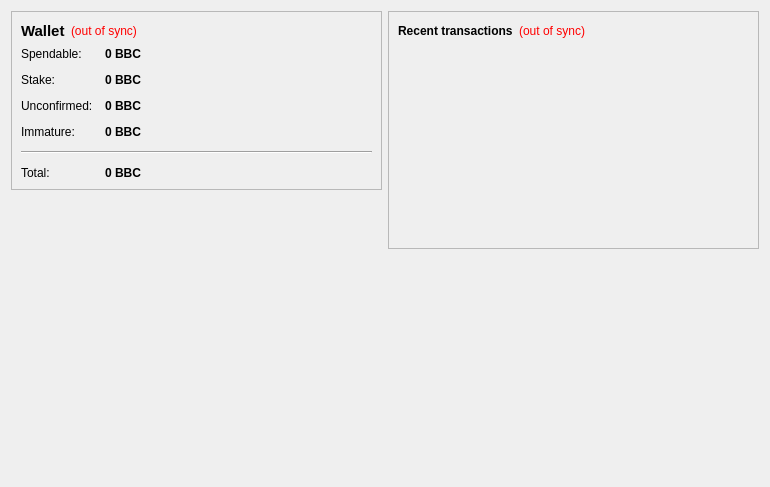
<?xml version="1.0" encoding="UTF-8"?>
<ui version="4.0">
 <class>OverviewPage</class>
 <widget class="QWidget" name="OverviewPage">
  <property name="geometry">
   <rect>
    <x>0</x>
    <y>0</y>
    <width>770</width>
    <height>487</height>
   </rect>
  </property>
  <property name="windowTitle">
   <string>Form</string>
  </property>
  <layout class="QHBoxLayout" name="horizontalLayout" stretch="1,1">
   <item>
    <layout class="QVBoxLayout" name="verticalLayout_2">
     <item>
      <widget class="QFrame" name="frame">
       <property name="frameShape">
        <enum>QFrame::StyledPanel</enum>
       </property>
       <property name="frameShadow">
        <enum>QFrame::Raised</enum>
       </property>
       <layout class="QVBoxLayout" name="verticalLayout_4">
        <item>
         <layout class="QHBoxLayout" name="horizontalLayout_4">
          <item>
           <widget class="QLabel" name="label_5">
            <property name="font">
             <font>
              <pointsize>11</pointsize>
              <weight>75</weight>
              <bold>true</bold>
             </font>
            </property>
            <property name="text">
             <string>Wallet</string>
            </property>
           </widget>
          </item>
          <item>
           <widget class="QLabel" name="labelWalletStatus">
            <property name="toolTip">
             <string>The displayed information may be out of date. Your wallet automatically synchronizes with the bbccoin network after a connection is established, but this process has not completed yet.</string>
            </property>
            <property name="styleSheet">
             <string notr="true">QLabel { color: red; }</string>
            </property>
            <property name="text">
             <string notr="true">(out of sync)</string>
            </property>
            <property name="alignment">
             <set>Qt::AlignLeading|Qt::AlignLeft|Qt::AlignVCenter</set>
            </property>
           </widget>
          </item>
          <item>
           <spacer name="horizontalSpacer_2">
            <property name="orientation">
             <enum>Qt::Horizontal</enum>
            </property>
            <property name="sizeHint" stdset="0">
             <size>
              <width>40</width>
              <height>20</height>
             </size>
            </property>
           </spacer>
          </item>
         </layout>
        </item>
        <item>
         <layout class="QFormLayout" name="formLayout_2">
          <property name="fieldGrowthPolicy">
           <enum>QFormLayout::AllNonFixedFieldsGrow</enum>
          </property>
          <property name="horizontalSpacing">
           <number>12</number>
          </property>
          <property name="verticalSpacing">
           <number>12</number>
          </property>
          <item row="0" column="0">
           <widget class="QLabel" name="label">
            <property name="text">
             <string>Spendable:</string>
            </property>
           </widget>
          </item>
          <item row="0" column="1">
           <widget class="QLabel" name="labelBalance">
            <property name="font">
             <font>
              <weight>75</weight>
              <bold>true</bold>
             </font>
            </property>
            <property name="cursor">
             <cursorShape>IBeamCursor</cursorShape>
            </property>
            <property name="toolTip">
             <string>Your current spendable balance</string>
            </property>
            <property name="text">
             <string notr="true">0 BBC</string>
            </property>
            <property name="textInteractionFlags">
             <set>Qt::LinksAccessibleByMouse|Qt::TextSelectableByKeyboard|Qt::TextSelectableByMouse</set>
            </property>
           </widget>
          </item>
          <item row="1" column="0">
           <widget class="QLabel" name="label_6">
            <property name="text">
             <string>Stake:</string>
            </property>
           </widget>
          </item>
          <item row="1" column="1">
           <widget class="QLabel" name="labelStake">
            <property name="font">
             <font>
              <weight>75</weight>
              <bold>true</bold>
             </font>
            </property>
            <property name="cursor">
             <cursorShape>IBeamCursor</cursorShape>
            </property>
            <property name="toolTip">
             <string>Total of coins that was staked, and do not yet count toward the current balance</string>
            </property>
            <property name="text">
             <string notr="true">0 BBC</string>
            </property>
            <property name="textInteractionFlags">
             <set>Qt::LinksAccessibleByMouse|Qt::TextSelectableByKeyboard|Qt::TextSelectableByMouse</set>
            </property>
           </widget>
          </item>
          <item row="2" column="0">
           <widget class="QLabel" name="label_3">
            <property name="text">
             <string>Unconfirmed:</string>
            </property>
           </widget>
          </item>
          <item row="2" column="1">
           <widget class="QLabel" name="labelUnconfirmed">
            <property name="font">
             <font>
              <weight>75</weight>
              <bold>true</bold>
             </font>
            </property>
            <property name="cursor">
             <cursorShape>IBeamCursor</cursorShape>
            </property>
            <property name="toolTip">
             <string>Total of transactions that have yet to be confirmed, and do not yet count toward the current balance</string>
            </property>
            <property name="text">
             <string notr="true">0 BBC</string>
            </property>
            <property name="textInteractionFlags">
             <set>Qt::LinksAccessibleByMouse|Qt::TextSelectableByKeyboard|Qt::TextSelectableByMouse</set>
            </property>
           </widget>
          </item>
          <item row="3" column="0">
           <widget class="QLabel" name="labelImmatureText">
            <property name="text">
             <string>Immature:</string>
            </property>
           </widget>
          </item>
          <item row="3" column="1">
           <widget class="QLabel" name="labelImmature">
            <property name="font">
             <font>
              <weight>75</weight>
              <bold>true</bold>
             </font>
            </property>
            <property name="toolTip">
             <string>Mined balance that has not yet matured</string>
            </property>
            <property name="text">
             <string notr="true">0 BBC</string>
            </property>
            <property name="textInteractionFlags">
             <set>Qt::LinksAccessibleByMouse|Qt::TextSelectableByKeyboard|Qt::TextSelectableByMouse</set>
            </property>
           </widget>
          </item>
          <item row="4" column="0" colspan="2">
           <widget class="Line" name="line">
            <property name="orientation">
             <enum>Qt::Horizontal</enum>
            </property>
           </widget>
          </item>
          <item row="5" column="0">
           <widget class="QLabel" name="labelTotalText">
            <property name="text">
             <string>Total:</string>
            </property>
           </widget>
          </item>
          <item row="5" column="1">
           <widget class="QLabel" name="labelTotal">
            <property name="font">
             <font>
              <weight>75</weight>
              <bold>true</bold>
             </font>
            </property>
            <property name="cursor">
             <cursorShape>IBeamCursor</cursorShape>
            </property>
            <property name="toolTip">
             <string>Your current total balance</string>
            </property>
            <property name="text">
             <string notr="true">0 BBC</string>
            </property>
            <property name="textInteractionFlags">
             <set>Qt::LinksAccessibleByMouse|Qt::TextSelectableByKeyboard|Qt::TextSelectableByMouse</set>
            </property>
           </widget>
          </item>
         </layout>
        </item>
       </layout>
      </widget>
     </item>
     <item>
      <spacer name="verticalSpacer">
       <property name="orientation">
        <enum>Qt::Vertical</enum>
       </property>
       <property name="sizeHint" stdset="0">
        <size>
         <width>20</width>
         <height>40</height>
        </size>
       </property>
      </spacer>
     </item>
     <item>
      <widget class="QLabel" name="label_2">
       <property name="autoFillBackground">
        <bool>true</bool>
       </property>
       <property name="text">
        <string/>
       </property>
       <property name="pixmap">
        <pixmap resource="../bitcoin.qrc">:/icons/drmbg</pixmap>
       </property>
       <property name="scaledContents">
        <bool>false</bool>
       </property>
       <property name="margin">
        <number>0</number>
       </property>
      </widget>
     </item>
    </layout>
   </item>
   <item>
    <layout class="QVBoxLayout" name="verticalLayout_3">
     <item>
      <widget class="QFrame" name="frame_2">
       <property name="frameShape">
        <enum>QFrame::StyledPanel</enum>
       </property>
       <property name="frameShadow">
        <enum>QFrame::Raised</enum>
       </property>
       <layout class="QVBoxLayout" name="verticalLayout">
        <item>
         <layout class="QHBoxLayout" name="horizontalLayout_2">
          <item>
           <widget class="QLabel" name="label_4">
            <property name="text">
             <string>&lt;b&gt;Recent transactions&lt;/b&gt;</string>
            </property>
           </widget>
          </item>
          <item>
           <widget class="QLabel" name="labelTransactionsStatus">
            <property name="toolTip">
             <string>The displayed information may be out of date. Your wallet automatically synchronizes with the bbccoin network after a connection is established, but this process has not completed yet.</string>
            </property>
            <property name="styleSheet">
             <string notr="true">QLabel { color: red; }</string>
            </property>
            <property name="text">
             <string notr="true">(out of sync)</string>
            </property>
            <property name="alignment">
             <set>Qt::AlignRight|Qt::AlignTrailing|Qt::AlignVCenter</set>
            </property>
           </widget>
          </item>
          <item>
           <spacer name="horizontalSpacer">
            <property name="orientation">
             <enum>Qt::Horizontal</enum>
            </property>
            <property name="sizeHint" stdset="0">
             <size>
              <width>40</width>
              <height>20</height>
             </size>
            </property>
           </spacer>
          </item>
         </layout>
        </item>
        <item>
         <widget class="QListView" name="listTransactions">
          <property name="styleSheet">
           <string notr="true">QListView { background: transparent; }</string>
          </property>
          <property name="frameShape">
           <enum>QFrame::NoFrame</enum>
          </property>
          <property name="verticalScrollBarPolicy">
           <enum>Qt::ScrollBarAlwaysOff</enum>
          </property>
          <property name="horizontalScrollBarPolicy">
           <enum>Qt::ScrollBarAlwaysOff</enum>
          </property>
          <property name="selectionMode">
           <enum>QAbstractItemView::NoSelection</enum>
          </property>
         </widget>
        </item>
       </layout>
      </widget>
     </item>
     <item>
      <spacer name="verticalSpacer_2">
       <property name="orientation">
        <enum>Qt::Vertical</enum>
       </property>
       <property name="sizeHint" stdset="0">
        <size>
         <width>20</width>
         <height>40</height>
        </size>
       </property>
      </spacer>
     </item>
    </layout>
   </item>
  </layout>
 </widget>
 <resources>
  <include location="../bitcoin.qrc"/>
 </resources>
 <connections/>
</ui>
